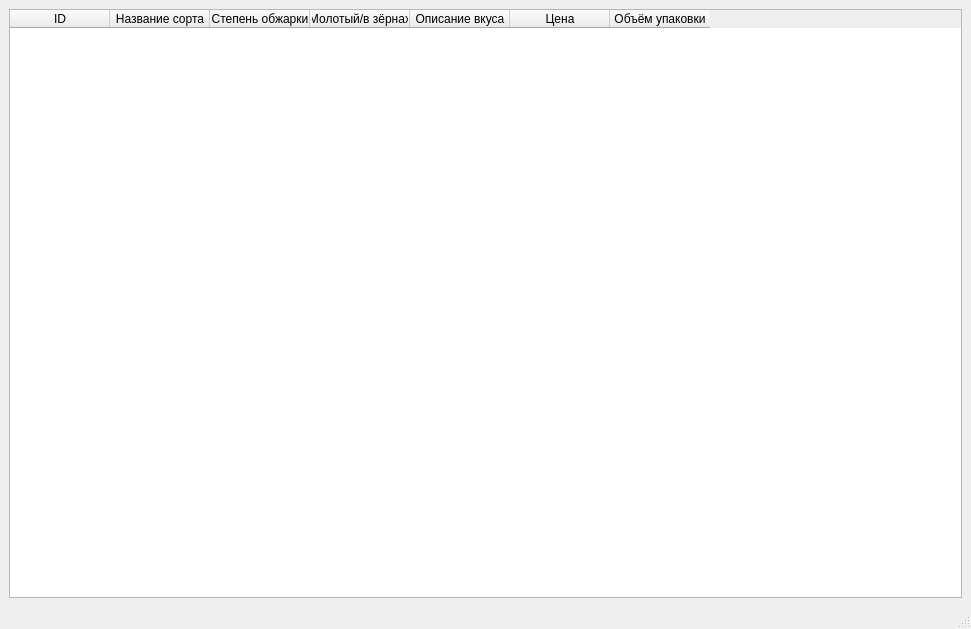
<?xml version="1.0" encoding="UTF-8"?>
<ui version="4.0">
 <class>MainWindow</class>
 <widget class="QMainWindow" name="MainWindow">
  <property name="geometry">
   <rect>
    <x>0</x>
    <y>0</y>
    <width>971</width>
    <height>629</height>
   </rect>
  </property>
  <property name="windowTitle">
   <string>Кофе</string>
  </property>
  <widget class="QWidget" name="centralwidget">
   <layout class="QVBoxLayout" name="verticalLayout">
    <item>
     <widget class="QTableWidget" name="coffee_table">
      <property name="layoutDirection">
       <enum>Qt::LeftToRight</enum>
      </property>
      <property name="sizeAdjustPolicy">
       <enum>QAbstractScrollArea::AdjustIgnored</enum>
      </property>
      <attribute name="horizontalHeaderCascadingSectionResizes">
       <bool>false</bool>
      </attribute>
      <attribute name="horizontalHeaderShowSortIndicator" stdset="0">
       <bool>false</bool>
      </attribute>
      <attribute name="horizontalHeaderStretchLastSection">
       <bool>false</bool>
      </attribute>
      <attribute name="verticalHeaderVisible">
       <bool>false</bool>
      </attribute>
      <attribute name="verticalHeaderCascadingSectionResizes">
       <bool>false</bool>
      </attribute>
      <column>
       <property name="text">
        <string>ID</string>
       </property>
      </column>
      <column>
       <property name="text">
        <string>Название сорта</string>
       </property>
      </column>
      <column>
       <property name="text">
        <string>Степень обжарки</string>
       </property>
      </column>
      <column>
       <property name="text">
        <string>Молотый/в зёрнах</string>
       </property>
      </column>
      <column>
       <property name="text">
        <string>Описание вкуса</string>
       </property>
      </column>
      <column>
       <property name="text">
        <string>Цена</string>
       </property>
      </column>
      <column>
       <property name="text">
        <string>Объём упаковки</string>
       </property>
      </column>
     </widget>
    </item>
   </layout>
  </widget>
  <widget class="QMenuBar" name="menubar">
   <property name="geometry">
    <rect>
     <x>0</x>
     <y>0</y>
     <width>971</width>
     <height>21</height>
    </rect>
   </property>
  </widget>
  <widget class="QStatusBar" name="statusbar"/>
  <action name="clear_db_action">
   <property name="text">
    <string>Очистить базу данных...</string>
   </property>
  </action>
 </widget>
 <resources/>
 <connections/>
</ui>
